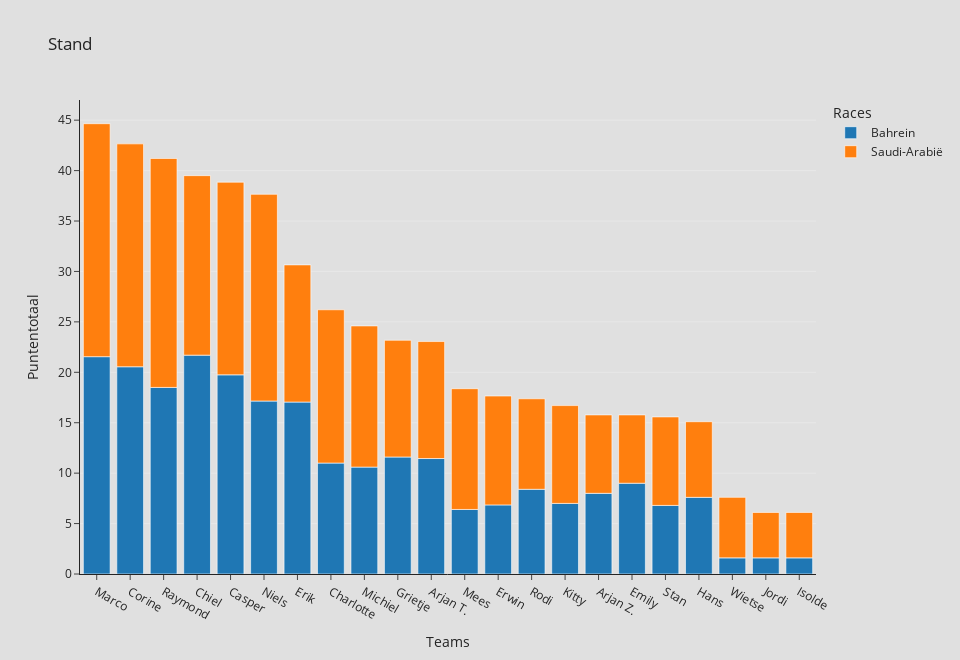

Notebook code cell kept with this figure:
### Code cell
team_names = df_total_score['team']

fig = px.histogram(df, x="team", y="score", color="race",
            title="Stand",
            width=fig_width, height=660,
            labels={ "race" : "Races" },
            template="simple_white"
            )

fig.update_layout(xaxis_title="Teams") 
fig.update_layout(yaxis_title="Puntentotaal")

fig.update_xaxes(categoryorder='array', categoryarray=team_names)

set_bg_color(fig)

for idx, name in enumerate(races):
    fig.data[idx].name = name
    fig.data[idx].hovertemplate = name + "<br>Punten = %{y}<extra></extra>"       
                 
if fig_write:
    fig.write_html("totale_punten_staaf.html", full_html=False, include_plotlyjs='cdn')
fig.show()

### Figure 1 — Plotly figure (JSON) as saved in the notebook; plotly's stock layout.template omitted (floating-point values rounded to 4 significant figures)
{"data": [{"alignmentgroup": "True", "bingroup": "x", "histfunc": "sum", "hovertemplate": "Bahrein<br>Punten = %{y}<extra></extra>", "legendgroup": "Bahrein", "marker": {"color": "#1F77B4", "pattern": {"shape": ""}}, "name": "Bahrein", "offsetgroup": "Bahrein", "orientation": "v", "showlegend": true, "type": "histogram", "x": ["Chiel", "Marco", "Corine", "Casper", "Raymond", "Niels", "Erik", "Grietje", "Arjan T.", "Charlotte", "Michiel", "Emily", "Rodi", "Arjan Z.", "Hans", "Kitty", "Stan", "Erwin", "Mees", "Jordi", "Wietse", "Isolde", "Chiel", "Marco", "Corine", "Casper", "Raymond", "Niels", "Erik", "Grietje", "Arjan T.", "Charlotte", "Michiel", "Emily", "Rodi", "Arjan Z.", "Hans", "Kitty", "Stan", "Erwin", "Mees", "Jordi", "Wietse", "Isolde", "Chiel", "Marco", "Corine", "Casper", "Raymond", "Niels", "Erik", "Grietje", "Arjan T.", "Charlotte", "Michiel", "Emily", "Rodi", "Arjan Z.", "Hans", "Kitty", "Stan", "Erwin", "Mees", "Jordi", "Wietse", "Isolde", "Chiel", "Marco", "Corine", "Casper", "Raymond", "Niels", "Erik", "Grietje", "Arjan T.", "Charlotte", "Michiel", "Emily", "Rodi", "Arjan Z.", "Hans", "Kitty", "Stan", "Erwin", "Mees", "Jordi", "Wietse", "Isolde"], "xaxis": "x", "y": [7.5, 3, 9, 5, 9, 0, 6, 0, 0, 9, 9, 6, 0, 0, 5, 5, 0, 0, 3, 0, 0, 0, 4, 7.5, 0.5, 7.5, 7.5, 7.5, 0, 0, 5, 0, 0, 0, 5, 5, 1, 0, 3, 0, 0, 0, 1, 0, 8.6, 4.6, 4.6, 0.8, 0.4, 3.2, 4.6, 8.6, 0, 0.4, 0, 0, 0.4, 0, 0, 0.4, 0.8, 0.4, 0.4, 0, 0, 0, 1.6, 6.45, 6.45, 6.45, 1.6, 6.45, 6.45, 3, 6.45, 1.6, 1.6, 3, 3, 3, 1.6, 1.6, 3, 6.45, 3, 1.6, 0.6, 1.6], "yaxis": "y"}, {"alignmentgroup": "True", "bingroup": "x", "histfunc": "sum", "hovertemplate": "Saudi-Arabië<br>Punten = %{y}<extra></extra>", "legendgroup": "Saudi-Arabië", "marker": {"color": "#FF7F0E", "pattern": {"shape": ""}}, "name": "Saudi-Arabië", "offsetgroup": "Saudi-Arabië", "orientation": "v", "showlegend": true, "type": "histogram", "x": ["Chiel", "Marco", "Corine", "Casper", "Raymond", "Niels", "Erik", "Grietje", "Arjan T.", "Charlotte", "Michiel", "Emily", "Rodi", "Arjan Z.", "Hans", "Kitty", "Stan", "Erwin", "Mees", "Jordi", "Wietse", "Isolde", "Chiel", "Marco", "Corine", "Casper", "Raymond", "Niels", "Erik", "Grietje", "Arjan T.", "Charlotte", "Michiel", "Emily", "Rodi", "Arjan Z.", "Hans", "Kitty", "Stan", "Erwin", "Mees", "Jordi", "Wietse", "Isolde", "Chiel", "Marco", "Corine", "Casper", "Raymond", "Niels", "Erik", "Grietje", "Arjan T.", "Charlotte", "Michiel", "Emily", "Rodi", "Arjan Z.", "Hans", "Kitty", "Stan", "Erwin", "Mees", "Jordi", "Wietse", "Isolde", "Chiel", "Marco", "Corine", "Casper", "Raymond", "Niels", "Erik", "Grietje", "Arjan T.", "Charlotte", "Michiel", "Emily", "Rodi", "Arjan Z.", "Hans", "Kitty", "Stan", "Erwin", "Mees", "Jordi", "Wietse", "Isolde"], "xaxis": "x", "y": [7.5, 6, 12.5, 5, 12.5, 2, 4, 0, 0, 12.5, 12.5, 4, 0, 0, 5, 5, 0, 3, 6, 3, 3, 3, 0, 7.5, 0, 7.5, 7.5, 7.5, 0, 0, 5, 0, 0, 0, 5, 5, 1, 2, 6, 0, 2, 0, 1, 0, 8.8, 3, 3, 0, 1.2, 4.4, 3, 8.8, 0, 1.2, 0, 0, 1.2, 0, 0, 1.2, 0, 1.2, 1.2, 0, 0.2, 0, 1.5, 6.6, 6.6, 6.6, 1.5, 6.6, 6.6, 2.775, 6.6, 1.5, 1.5, 2.775, 2.775, 2.775, 1.5, 1.5, 2.775, 6.6, 2.775, 1.5, 1.8, 1.5], "yaxis": "y"}], "layout": {"barmode": "relative", "height": 660, "legend": {"title": {"text": "Races"}, "tracegroupgap": 0}, "paper_bgcolor": "rgba(224, 224, 224, 1)", "plot_bgcolor": "rgba(224, 224, 224, 1)", "title": {"text": "Stand"}, "width": 960, "xaxis": {"anchor": "y", "categoryarray": ["Marco", "Corine", "Raymond", "Chiel", "Casper", "Niels", "Erik", "Charlotte", "Michiel", "Grietje", "Arjan T.", "Mees", "Erwin", "Rodi", "Kitty", "Arjan Z.", "Emily", "Stan", "Hans", "Wietse", "Jordi", "Isolde"], "categoryorder": "array", "domain": [0, 1], "title": {"text": "Teams"}}, "yaxis": {"anchor": "x", "domain": [0, 1], "showgrid": true, "title": {"text": "Puntentotaal"}}}}
